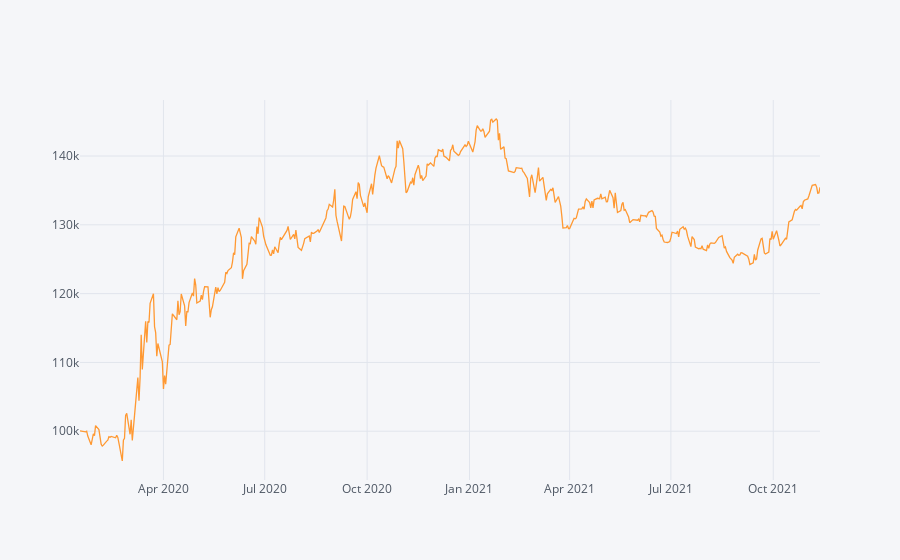

Write notebook code for a chart like this one.
### Code cell
r_df = results['result_df']

# Calculate the Absolute Return of our trend-following trading strategy
absolute_return_tf = (r_df['account_val'].iloc[-1]-starting_capital)/starting_capital

# Calculate the CAGR or our trend-following trading strategy
CAGR_tf = ((r_df['account_val'].iloc[-1]/starting_capital)**(252/len(df)))-1
#or
CAGR_tf = ((r_df['account_val'].iloc[-1]/starting_capital)**(365/(df.index[-1] - df.index[0]).days))-1


# Calculate the IR (Sharpe without RF-rate) of our trend-following trading strategy
information_ratio_tf = (r_df.account_val.pct_change().mean()/r_df.account_val.pct_change().std())*((252) **0.5)

#Plot the equity curve (hint: use 'account_val')
r_df.account_val.iplot()
#or
#r_df.account_val.plot()

### Figure 1 — Plotly figure (JSON) as saved in the notebook; plotly's stock layout.template omitted (floating-point values rounded to 4 significant figures; data arrays with more than 128 entries replaced by an {"elided": "..."} marker saying what was removed)
{"data": [{"name": "account_val", "text": "", "mode": "lines", "y": {"elided": "461 float values"}, "x": {"elided": "461 str values"}, "line": {"color": "rgba(255, 153, 51, 1.0)", "dash": "solid", "shape": "linear", "width": 1.3}, "type": "scatter"}], "layout": {"title": {"font": {"color": "#4D5663"}}, "paper_bgcolor": "#F5F6F9", "plot_bgcolor": "#F5F6F9", "yaxis": {"tickfont": {"color": "#4D5663"}, "zerolinecolor": "#E1E5ED", "title": {"text": "", "font": {"color": "#4D5663"}}, "gridcolor": "#E1E5ED", "showgrid": true}, "xaxis": {"tickfont": {"color": "#4D5663"}, "zerolinecolor": "#E1E5ED", "title": {"text": "", "font": {"color": "#4D5663"}}, "gridcolor": "#E1E5ED", "showgrid": true}, "legend": {"bgcolor": "#F5F6F9", "font": {"color": "#4D5663"}}}}
